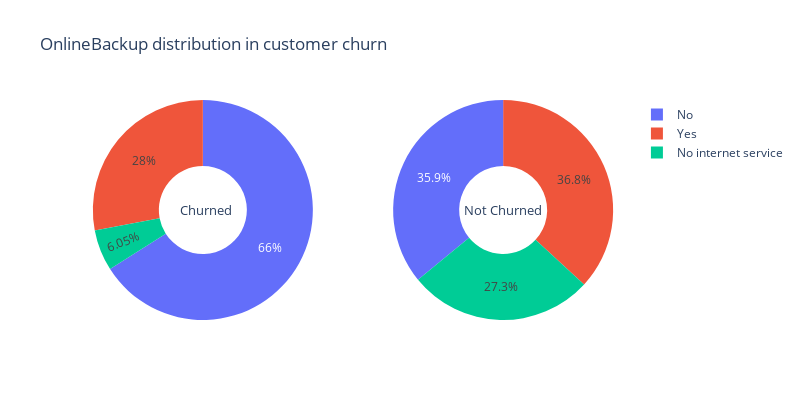

The notebook cell this image was saved under:
### Code cell
feature_pie("OnlineBackup")

### Figure 1 — Plotly figure (JSON) as saved in the notebook; plotly's stock layout.template omitted (floating-point values rounded to 4 significant figures)
{"data": [{"domain": {"x": [0, 0.45], "y": [0, 1]}, "hole": 0.4, "hoverinfo": "skip", "labels": ["No", "Yes", "No internet service"], "type": "pie", "values": [1233, 523, 113]}, {"domain": {"x": [0.55, 1], "y": [0, 1]}, "hole": 0.4, "hoverinfo": "skip", "labels": ["Yes", "No", "No internet service"], "type": "pie", "values": [1902, 1854, 1407]}], "layout": {"annotations": [{"font": {"size": 13}, "showarrow": false, "text": "Churned", "x": 0.18, "y": 0.5}, {"font": {"size": 13}, "showarrow": false, "text": "Not Churned", "x": 0.85, "y": 0.5}], "height": 400, "title": {"text": "OnlineBackup distribution in customer churn"}, "width": 800}}
